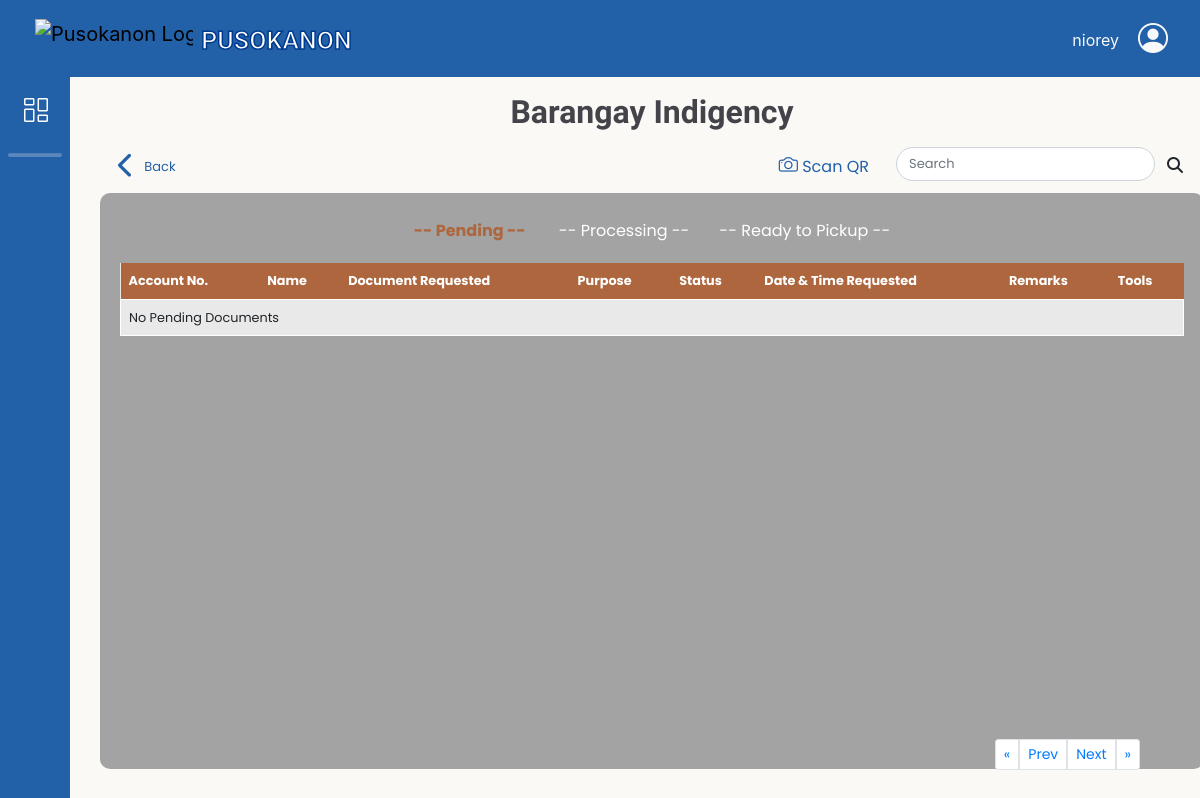
Before: /adminbejo/Barangay-Indigency.php (signed in) with the older database file.
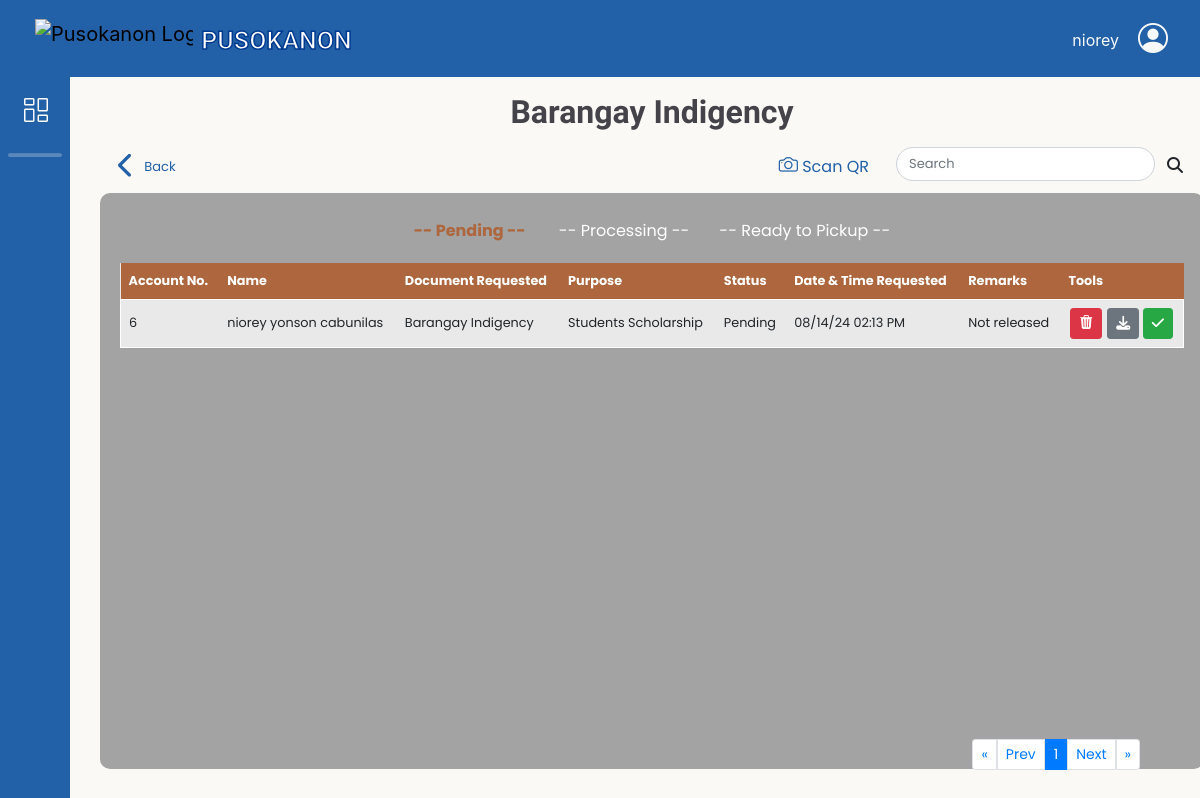
After: the same page with the newer database file.
### tables this page shows
CREATE TABLE `request_doc` (
  `doc_ID` int(11) NOT NULL,
  `res_id` int(11) NOT NULL,
  `docType_id` int(11) NOT NULL,
  `purpose_id` int(11) NOT NULL,
  `purpose_name` varchar(255) DEFAULT NULL,
  `stat` varchar(50) NOT NULL DEFAULT 'Pending',
  `date_req` timestamp NOT NULL DEFAULT current_timestamp(),
  `date_processed` timestamp NULL DEFAULT current_timestamp() ON UPDATE current_timestamp(),
  `remarks` varchar(100) DEFAULT 'Not released',
  `request_id` varchar(20) NOT NULL,
  `qrCode_image` varchar(200) NOT NULL,
  `document_requirements` varchar(64) NOT NULL
);

CREATE TABLE `resident_users` (
  `res_ID` int(11) NOT NULL,
  `res_fname` varchar(50) NOT NULL,
  `res_lname` varchar(50) NOT NULL,
  `res_midname` varchar(50) NOT NULL,
  `res_suffix` varchar(10) DEFAULT NULL,
  `gender` varchar(10) NOT NULL,
  `birth_date` date NOT NULL,
  `civil_status` varchar(20) NOT NULL,
  `citizenship` varchar(30) NOT NULL,
  `place_birth` varchar(100) NOT NULL,
  `contact_no` varchar(13) NOT NULL,
  `res_email` varchar(100) NOT NULL,
  `addr_sitio` varchar(50) NOT NULL,
  `res_password` varchar(100) NOT NULL,
  `profile_picture` varchar(200) DEFAULT NULL,
  `registered_voter` varchar(15) NOT NULL,
  `userRole_id` int(11) NOT NULL,
  `verification_image` varchar(128) DEFAULT NULL,
  `register_at` datetime NOT NULL DEFAULT current_timestamp(),
  `reset_token_hash` varchar(64) DEFAULT NULL,
  `reset_token_expires_at` datetime DEFAULT NULL,
  `account_active_status` varchar(16) NOT NULL DEFAULT 'Unregistered'
);

CREATE TABLE `doc_type` (
  `docType_id` int(11) NOT NULL,
  `doc_name` varchar(100) NOT NULL,
  `doc_amount` int(11) NOT NULL
);

### db/DBconn.php (called while the page is built, shortened)
<?php
function decryptData($data){
	return openssl_decrypt($data, 'aes-256-cbc', ENCRYPTION_KEY, 0, ENCRYPTION_KEY);
}
function fetchdocsRequest($pdo,$doctype ,$status, $limit, $offset)
{
	$sql = "SELECT
				ru.res_id, ru.res_email AS res_email, doc_ID, stat,
				CONCAT(ru.res_fname,' ', ru.res_midname,' ', ru.res_lname) AS resident_name,
				dt.doc_name AS document_name,
				rd.purpose_name AS purpose_name,
				rd.request_id,
				rd.date_req,
				rd.document_requirements,
				rd.remarks
			FROM request_doc rd
			INNER JOIN resident_users ru ON rd.res_id = ru.res_id
			INNER JOIN doc_type dt ON rd.docType_id = dt.docType_id
			INNER JOIN docs_purpose dp ON rd.purpose_id = dp.purpose_id
			WHERE dt.doc_name = :doctype AND stat = :status
			LIMIT :limit OFFSET :offset";
	$stmt = $pdo->prepare($sql);
	$stmt->bindParam(':status', $status, PDO::PARAM_STR);
	$stmt-> bindParam(':doctype', $doctype, PDO::PARAM_STR);
	$stmt->bindParam(':limit', $limit, PDO::PARAM_INT);
	$stmt->bindParam(':offset', $offset, PDO::PARAM_INT);
	$stmt->execute();
	return $stmt->fetchAll();
}

### adminbejo/Barangay-Indigency.php (the view, shortened to what the changed rows need)
<?php
    include '../db/DBconn.php';
    include 'headerAdmin.php';
    $search = isset($_GET['search']) ? $_GET['search'] : '';
    $docType = 'Barangay Indigency';
    $stmt = $pdo->prepare("SELECT COUNT(*) FROM request_doc WHERE docType_id = (SELECT docType_id FROM doc_type WHERE doc_name = :docType) AND stat = 'Pending'");
    $stmt->bindParam(':docType', $docType, PDO::PARAM_STR);
    $stmt->execute();
    $number_of_pending_results = $stmt->fetchColumn();
    $stmt = $pdo->prepare("SELECT COUNT(*) FROM request_doc WHERE docType_id = (SELECT docType_id FROM doc_type WHERE doc_name = :docType) AND stat = 'Processing'");
    $stmt->bindParam(':docType', $docType, PDO::PARAM_STR);
    $stmt->execute();
    $number_of_processing_results = $stmt->fetchColumn();
    $stmt = $pdo->prepare("SELECT COUNT(*) FROM request_doc WHERE docType_id = (SELECT docType_id FROM doc_type WHERE doc_name = :docType) AND stat = 'Ready to pickup'");
    $stmt->bindParam(':docType', $docType, PDO::PARAM_STR);
    $stmt->execute();
    $number_of_completed_results = $stmt->fetchColumn();
    $results_per_page = 5;
    $number_of_pending_pages = ceil($number_of_pending_results / $results_per_page);
    $number_of_processing_pages = ceil($number_of_processing_results / $results_per_page);
    $number_of_completed_pages = ceil($number_of_completed_results / $results_per_page);
    $pending_page = isset($_GET['pending_page']) ? (int)$_GET['pending_page'] : 1;
    $processing_page = isset($_GET['processing_page']) ? (int)$_GET['processing_page'] : 1;
    $completed_page = isset($_GET['completed_page']) ? (int)$_GET['completed_page'] : 1;
    $pending_page = max(1, min($pending_page, $number_of_pending_pages));
    $processing_page = max(1, min($processing_page, $number_of_processing_pages));
    $completed_page = max(1, min($completed_page, $number_of_completed_pages));
    $pending_offset = ($pending_page - 1) * $results_per_page;
    $processing_offset = ($processing_page - 1) * $results_per_page;
    $completed_offset = ($completed_page - 1) * $results_per_page;
    if($search != null) {
        $pending = fetchdocsRequestSearch($pdo, $docType,'Pending', $results_per_page, $pending_offset, $search);
        $Processing = fetchdocsRequestSearch($pdo, $docType,'Processing', $results_per_page, $processing_offset, $search);
        $completed = fetchdocsRequestSearch($pdo, $docType,'Ready to pickup', $results_per_page, $completed_offset, $search);
    } else {
        $pending = fetchdocsRequest($pdo, $docType,'Pending', $results_per_page, $pending_offset);
    }
?>
<link rel="stylesheet" href="css/slidingtableResidency.css">
<main>
    <div class="row">
        <div class="col-12 pt-3 d-flex justify-content-center">
            <h1 class="title"><?php echo $docType; ?></h1>
        </div>
    </div>
    <div id="searchresult" class="table-content" style="min-width: 92vw; width: 92vw; max-width: 95vw;">
        <div id="originalTable">
            <div id="table1Container" class="small-font">
                <table id="table1">
                    <thead>
                        <tr>
                            <th>Account No.</th>
                            <th>Name</th>
                            <th>Document Requested</th>
                            <th>Purpose</th>
                            <th>Status</th>
                            <th>Date & Time Requested</th>
                            <th>Remarks</th>
                            <th>Tools</th>
                        </tr>
                    </thead>
                    <tbody>
                        <?php if (empty($pending)): ?>
                            <tr><td colspan="8">No Pending Documents</td></tr>
                        <?php else: ?>
                            <?php foreach ($pending as $pendings): ?>
                                <tr>
                                <?php $dataDecrypt = decryptData($pendings['res_email']); ?>
                                    <td><?= htmlspecialchars($pendings['res_id']); ?></td>
                                    <td><?= htmlspecialchars($pendings['resident_name']); ?></td>
                                    <td><?= htmlspecialchars($pendings['document_name']); ?></td>
                                    <td><?= htmlspecialchars($pendings['purpose_name']); ?></td>
                                    <td><?= htmlspecialchars($pendings['stat']); ?></td>
                                    <td><?= date('m/d/y h:i A', strtotime($pendings['date_req'])); ?></td>
                                    <td><?= htmlspecialchars($pendings['remarks']); ?></td>
                                    <td>
                                        <div class="inline-tools">
                                            <div title="Delete" class="btn btn-danger btn-sm btn-1" onclick="trashCancelDocument('<?= htmlspecialchars($pendings['doc_ID']); ?>', '<?= htmlspecialchars($pendings['request_id']); ?>')"><i class="bi bi-trash3-fill"></i></div>
                                            <form class="status-form" action="../db/updateStatus.php" method="POST">
                                                <button title="Download" type="submit" name="status" value="Processing" class="btn btn-sm <?= $pendings['stat'] == 'Processing' ? 'btn-secondary' : 'btn-secondary'; ?>"><i class="fa-solid fa-download"></i></button>
                                                <button title="Approve" type="button" class="btn btn-sm <?= $pendings['stat'] == 'Ready to pickup' ? 'btn-success' : 'btn-success'; ?>" onclick="showSweetAlert('<?= htmlspecialchars($dataDecrypt); ?>', '<?= htmlspecialchars($pendings['resident_name']); ?>', '<?= htmlspecialchars($pendings['document_name']); ?>','<?= htmlspecialchars($pendings['doc_ID']); ?>', '<?= htmlspecialchars($pendings['res_id']); ?>')"><i class="fa-solid fa-check"></i></button>
                                            </form>
                                        </div>
                                    </td>
                                </tr>
                            <?php endforeach; ?>
                        <?php endif; ?>
                    </tbody>
                </table>
                <nav id="pendingPagination" aria-label="Pending Page navigation">
                    <ul class="pagination pagination-sm ">
                        <?php for ($i = max(1, $pending_page - 2); $i <= min($number_of_pending_pages, $pending_page + 2); $i++): ?>
                            <li class="page-item <?= ($i == $pending_page) ? 'active' : '' ?>">
                                <a class="page-link" href="?pending_page=<?= $i ?>"><?= $i ?></a>
                            </li>
                        <?php endfor; ?>
                    </ul>
                </nav>
            </div>
        </div>
    </div>
</main>
<?php include 'footerAdmin.php';?>

Changed rows visible on the page:
added request_doc: res.res_ID "6", resident_name "niorey yonson cabunilas", docType.doc_name "Barangay Indigency", purpose_name "Students Scholarship", stat "Pending", date_req "08/14/24 02:13 PM", remarks "Not released"
Other visible differences:
new list line: "1"
text no longer shown: "No Pending Documents"
